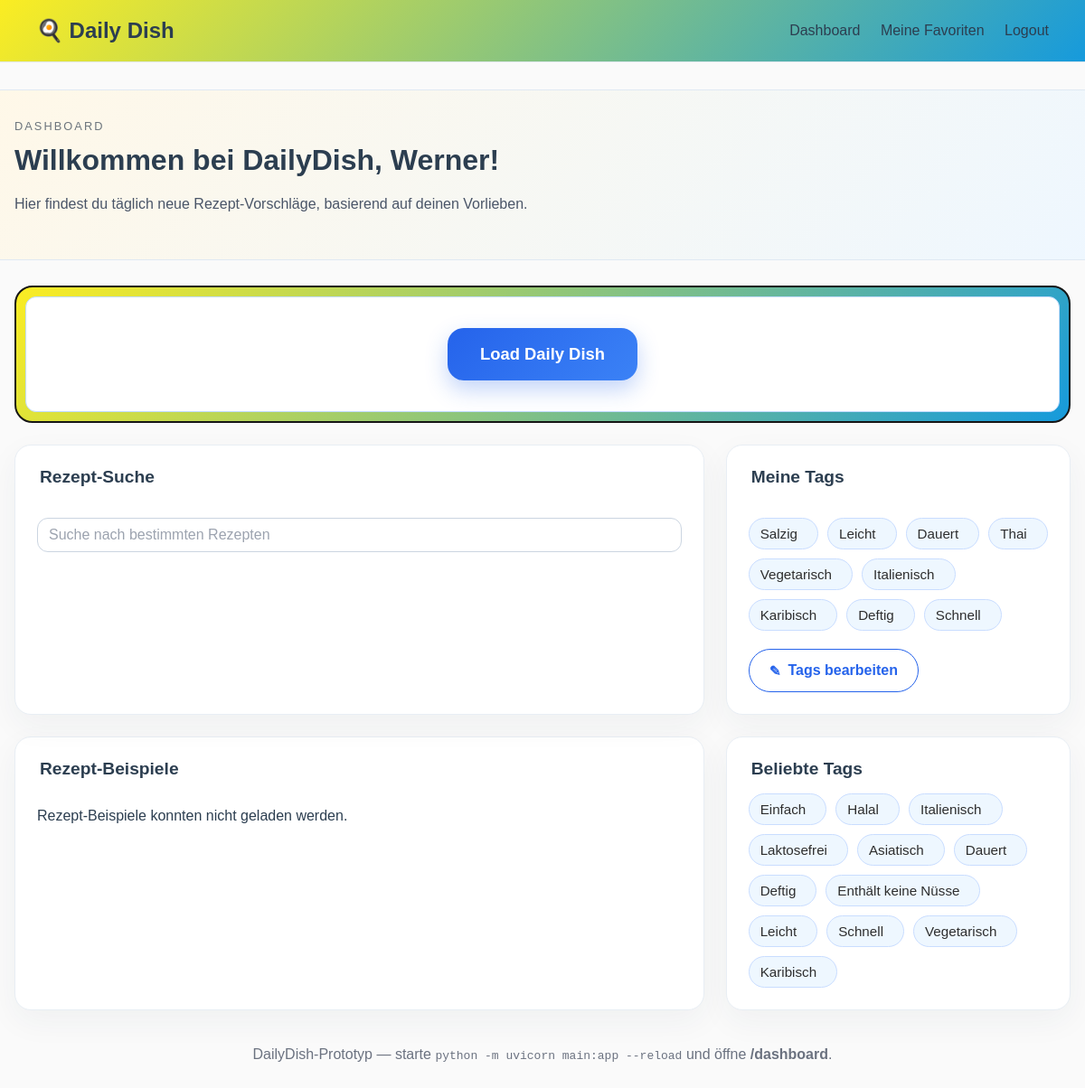
The app's page /dashboard (signed in) with its own data.
### models/user.py (models this page shows)
class User(Base):
    __tablename__ = "users"
    id = Column(Integer, primary_key=True, index=True)
    name = Column(String, unique=True, nullable=False)
    password = Column(String, nullable=False)
    tags = relationship("Tag", secondary="user_tags")
    favourite_recipes = relationship("Recipe", secondary="favourites")
    suggestion_history = relationship("SuggestionHistory")

### models/tag.py (models this page shows)
class Tag(Base):
    __tablename__ = "tags"
    id = Column(Integer, primary_key=True, index=True)
    name = Column(String, nullable=False)
    is_required = Column(Boolean, default=False, nullable=False)
    recipes = relationship("Recipe", secondary="recipe_tags", back_populates="tags")

### main.py (the view)
@app.get("/dashboard")
def dashboard(request: Request, db: Session = Depends(get_db)):
    user_id = request.cookies.get("user_id")
    current_user = None
    if user_id:
        try:
            user_id_value = int(user_id)
        except ValueError:
            user_id_value = None
        if user_id_value is not None:
            current_user = db.query(User).options(selectinload(User.tags)).filter(User.id == user_id_value).first()
            if current_user and not current_user.tags:
                return RedirectResponse(url="/choose-tags", status_code=303)
    request.state.user = current_user
    popularity_expr = (
        func.count(distinct(join_tables.user_tags.c.user_id))
        + func.count(distinct(join_tables.recipe_tags.c.recipe_id))
    )
    popular_tag_rows = (
        db.query(
            tag.Tag.name.label("name"),
            popularity_expr.label("usage_count"),
        )
        .outerjoin(join_tables.user_tags, tag.Tag.id == join_tables.user_tags.c.tag_id)
        .outerjoin(join_tables.recipe_tags, tag.Tag.id == join_tables.recipe_tags.c.tag_id)
        .group_by(tag.Tag.id, tag.Tag.name)
        .order_by(popularity_expr.desc(), tag.Tag.name.asc())
        .limit(12)
        .all()
    )
    popular_tags = [row.name for row in popular_tag_rows if row.name]
    return templates.TemplateResponse(
        request,
        "dashboard.html",
        {"request": request, "popular_tags": popular_tags},
    )

### templates/dashboard.html (shortened to what this page needs)
{% extends "base.html" %}
{% block content %}
<section class="dashboard-hero">
    <div>
        <div class="eyebrow">Dashboard</div>
        {% if user %}
            <h2>Willkommen bei DailyDish, {{ user.name }}!</h2>
        {% else %}
            <h2>Willkommen bei DailyDish</h2>
        {% endif %}
        <p>Hier findest du täglich neue Rezept-Vorschläge, basierend auf deinen Vorlieben.</p>
    </div>
</section>
{% if is_logged_in and user %}
<section class="daily-dish-section">
    <div class="daily-dish-card">
        <div class="daily-dish-inner-card">
            <div class="daily-dish-cta">
                <button id="load-daily-dish-button" class="daily-dish-button" type="button" data-user-id="{{ user.id }}">Load Daily Dish</button>
            </div>
        </div>
    </div>
</section>
{% endif %}
<section id="dashboard-content-stack" {% if user %}data-user-id="{{ user.id }}"{% endif %}>
    <div class="dashboard-top-grid">
        <div class="card recipe-search-card">
            <h3>Rezept-Suche</h3>
            <div class="recipe-search-field-wrap">
                <input id="recipe-search-input" class="recipe-search-input" type="text" placeholder="Suche nach bestimmten Rezepten" autocomplete="off">
            </div>
        </div>
        {% if is_logged_in and user %}
        <div class="card my-tags-card">
            <h3>Meine Tags</h3>
            {% if user.tags %}
            <div id="my-tags-list" class="tag-pill-list">
                {% for tag in user.tags %}
                <span class="tag-pill">{{ tag.name }}</span>
                {% endfor %}
            </div>
            {% else %}
            <div id="my-tags-list" class="tag-pill-list"></div>
            <p id="my-tags-empty">Du hast noch keine Tags ausgewählt.</p>
            {% endif %}
            <a class="button dashboard-edit-tags-button" href="/choose-tags">
                <span class="pen-icon" aria-hidden="true">✎</span>
                Tags bearbeiten
            </a>
        </div>
        {% else %}
        <div class="card my-tags-card">
            <h3>Meine Tags</h3>
            <p>Logge dich ein, um deine persönlichen Tags zu sehen und zu bearbeiten.</p>
            <a class="button dashboard-edit-tags-button" href="/login">Login</a>
        </div>
        {% endif %}
    </div>
<section id="recipe-examples-section" class="overview-grid">
    <div class="card">
        <h3>Rezept-Beispiele</h3>
        <div id="recipe-example-list" class="recipe-example-list">
        </div>
    </div>
    <div class="card">
        <h3>Beliebte Tags</h3>
        {% if popular_tags %}
        <div class="tag-pill-list">
            {% for tag_name in popular_tags %}
            <span class="tag-pill">{{ tag_name }}</span>
            {% endfor %}
        </div>
        {% else %}
        <p>Noch keine Tags vorhanden.</p>
        {% endif %}
    </div>
</section>
</section>
<footer>
    <p>DailyDish-Prototyp — starte <code>python -m uvicorn main:app --reload</code> und öffne <strong>/dashboard</strong>.</p>
</footer>
{% endblock %}

### templates/base.html (shortened to what this page needs)
<!DOCTYPE html>
<html lang="de">
<head>
    <link rel="stylesheet" href="/static/css/style.css?v={{ cache_version }}">
</head>
<body>
<header>
    <h1><a class="brand-link" href="/dashboard">🍳 Daily Dish</a></h1>
    <nav>
        <a href="/dashboard">Dashboard</a>
        {% if is_logged_in %}
            <a href="/favourites">Meine Favoriten</a>
            <a href="/logout">Logout</a>
        {% else %}
            <a href="/login">Login</a>
            <a href="/signup">Sign Up</a>
        {% endif %}
    </nav>
</header>
<main>
    {% block content %}
    {% endblock %}
</main>
</body>
</html>

### records on screen
User: name "Werner"
Tag: name "Salzig"
Tag: name "Leicht"
Tag: name "Dauert"
Tag: name "Thai"
Tag: name "Vegetarisch"
Tag: name "Italienisch"
Tag: name "Karibisch"
Tag: name "Deftig"
Tag: name "Schnell"
Tag: name "Einfach"
Tag: name "Halal"
Tag: name "Laktosefrei"
Tag: name "Asiatisch"
Tag: name "Enthält keine Nüsse"
